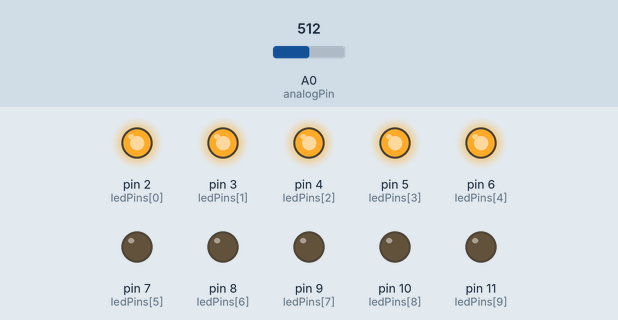
This sketch was run on a simulated Arduino Uno, built with avr-gcc and run on an emulated ATmega328P. Parts: output pins drawn as LEDs (lit = HIGH). The inputs (shaded band) are chosen by the test bench; at power-on: A0 (analogPin) = 512.

Above: at 1.2 s.
1.3 s: A0 (analogPin) set to 601
2.8 s: A0 (analogPin) set to 627
At 3.5 s:
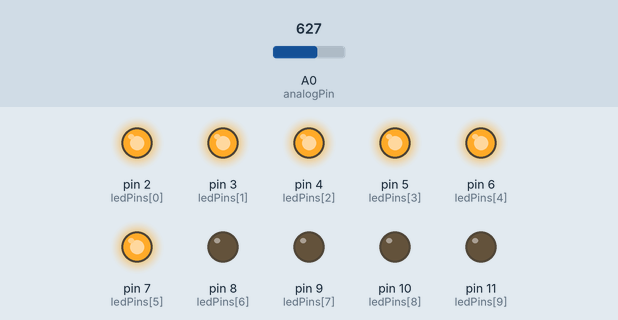
4.3 s: A0 (analogPin) set to 511
At 4.7 s:
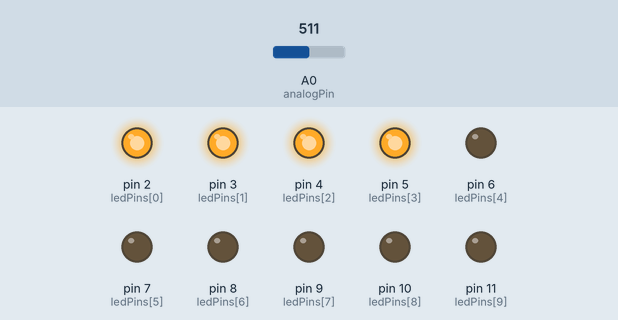
5.8 s: A0 (analogPin) set to 425
7.3 s: A0 (analogPin) set to 401
At 8.2 s:
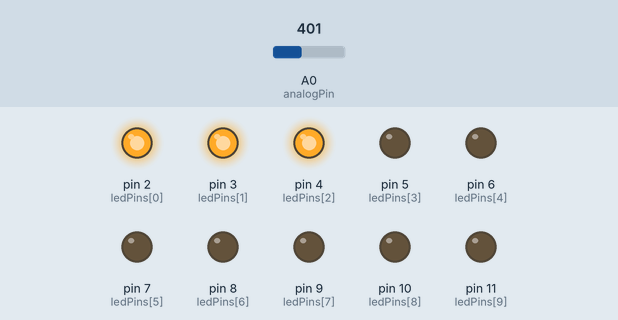
8.8 s: A0 (analogPin) set to 716
At 9.3 s:
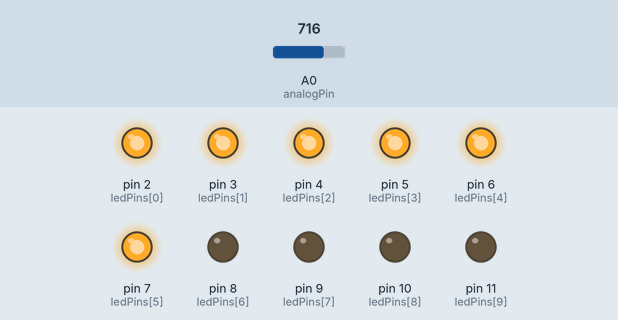
Timing chart, 0 to 11.3 s (numbered marks = the images above; inputs shaded):
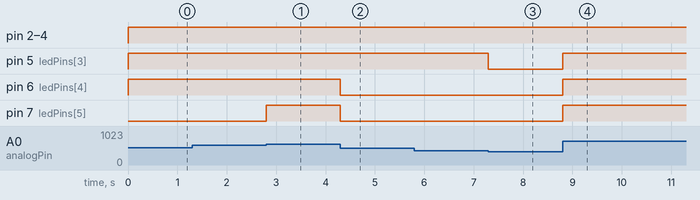

Measured:
- the behaviour switches between 613 and 614 on A0 (analogPin) (found by bisection; images 0 and 1)
- the behaviour switches between 410 and 409 on A0 (analogPin) (found by bisection; images 2 and 3)
- after the input at 1.3 s, every drawn part: stays the same
- after the input at 2.8 s, pin 7 (ledPins[5]): LOW → HIGH at once
- after the input at 4.3 s, pin 6 (ledPins[4]), pin 7 (ledPins[5]): HIGH → LOW at once
- after the input at 5.8 s, every drawn part: stays the same
- after the input at 7.3 s, pin 5 (ledPins[3]): HIGH → LOW at once
- after the input at 8.8 s, pin 5 (ledPins[3]), pin 6 (ledPins[4]), pin 7 (ledPins[5]): LOW → HIGH at once

The sketch:

LED_Bar_Graph.ino
```cpp
/* LED Bar Graph
LED dikontrol dari potentiometer sebagai                analog input */
const int analogPin = 0; // pin potentiometer dipasang
const int ledCount = 10; // jumlah elemen/LED bar graph
int ledPins[] = { 2, 3, 4, 5, 6, 7, 8, 9, 10, 11 };
   // mendeklarasikan array pada pin LED
void setup() {
	// loop pin array dan menset semua pin array sbg output:
	for (int thisLed = 0; thisLed < ledCount; thisLed++) {
		pinMode(ledPins[thisLed], OUTPUT);
	}
}
void loop() {
	// Baca potensiometer
	int sensorReading = analogRead(analogPin);
	// hasil range input analog dari 0 ke sejumlah led
	int ledLevel = map(sensorReading, 0, 1023, 0, ledCount);
	// loop LED array
	for (int thisLed = 0; thisLed < ledCount; thisLed++) {
		// jika elemen pada array lebih kecil dari ledLevel,
		// ON-kan pin
		if (thisLed < ledLevel) {
			digitalWrite(ledPins[thisLed], HIGH);
		}
			// OFF kan semua pin yang lebih tinggi dari ledLevel:
		else {
			digitalWrite(ledPins[thisLed], LOW);
		}
	}
}
```
